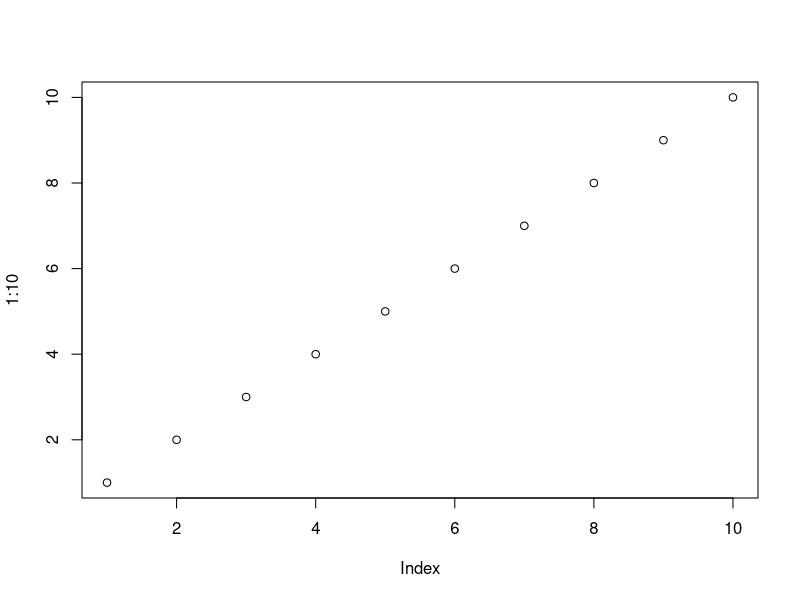
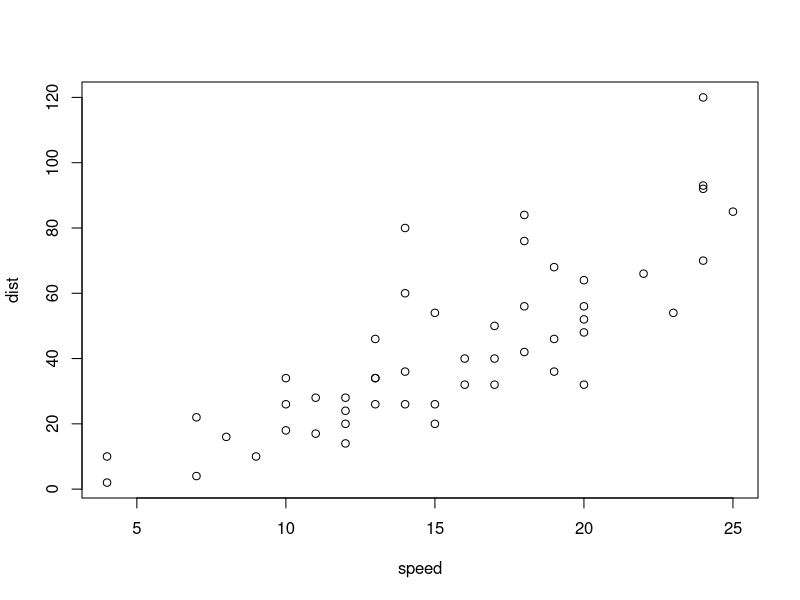

Write the R code that produced these figures, in order.
## ---- chunk 1
plot(1:10)
## ---- chunk 2
plot(cars)
## ---- chunk 3
1+1
